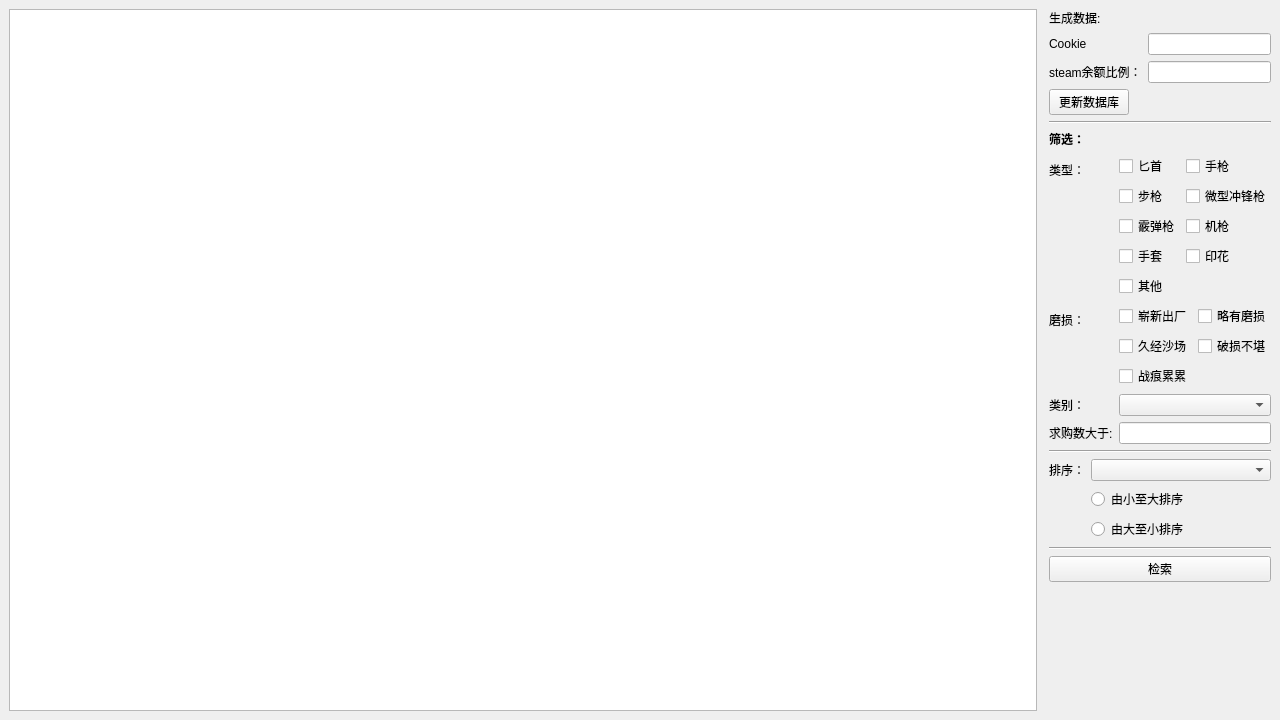
<?xml version="1.0" encoding="UTF-8"?>
<ui version="4.0">
 <class>MainWindow</class>
 <widget class="QMainWindow" name="MainWindow">
  <property name="geometry">
   <rect>
    <x>0</x>
    <y>0</y>
    <width>1280</width>
    <height>720</height>
   </rect>
  </property>
  <property name="sizePolicy">
   <sizepolicy hsizetype="Expanding" vsizetype="Expanding">
    <horstretch>0</horstretch>
    <verstretch>0</verstretch>
   </sizepolicy>
  </property>
  <property name="windowTitle">
   <string>MainWindow</string>
  </property>
  <widget class="QWidget" name="centralwidget">
   <property name="enabled">
    <bool>true</bool>
   </property>
   <property name="sizePolicy">
    <sizepolicy hsizetype="Expanding" vsizetype="Expanding">
     <horstretch>0</horstretch>
     <verstretch>0</verstretch>
    </sizepolicy>
   </property>
   <layout class="QHBoxLayout" name="horizontalLayout_2">
    <item>
     <layout class="QHBoxLayout" name="horizontalLayout" stretch="6,0">
      <item>
       <widget class="QTableView" name="tableView"/>
      </item>
      <item>
       <layout class="QFormLayout" name="formLayout">
        <property name="sizeConstraint">
         <enum>QLayout::SetDefaultConstraint</enum>
        </property>
        <item row="2" column="1">
         <layout class="QVBoxLayout" name="verticalLayout_2">
          <item>
           <layout class="QFormLayout" name="formLayout_4">
            <item row="0" column="0">
             <widget class="QLabel" name="label_4">
              <property name="maximumSize">
               <size>
                <width>16777215</width>
                <height>20</height>
               </size>
              </property>
              <property name="font">
               <font>
                <weight>75</weight>
                <bold>true</bold>
               </font>
              </property>
              <property name="text">
               <string>筛选：</string>
              </property>
             </widget>
            </item>
            <item row="1" column="0">
             <widget class="QLabel" name="label_5">
              <property name="text">
               <string>类型：</string>
              </property>
             </widget>
            </item>
            <item row="1" column="1">
             <layout class="QFormLayout" name="formLayout_5">
              <item row="0" column="0">
               <widget class="QCheckBox" name="checkBox">
                <property name="text">
                 <string>匕首</string>
                </property>
               </widget>
              </item>
              <item row="0" column="1">
               <widget class="QCheckBox" name="checkBox_6">
                <property name="text">
                 <string>手枪</string>
                </property>
               </widget>
              </item>
              <item row="1" column="0">
               <widget class="QCheckBox" name="checkBox_2">
                <property name="text">
                 <string>步枪</string>
                </property>
               </widget>
              </item>
              <item row="1" column="1">
               <widget class="QCheckBox" name="checkBox_7">
                <property name="text">
                 <string>微型冲锋枪</string>
                </property>
               </widget>
              </item>
              <item row="2" column="0">
               <widget class="QCheckBox" name="checkBox_3">
                <property name="text">
                 <string>霰弹枪</string>
                </property>
               </widget>
              </item>
              <item row="2" column="1">
               <widget class="QCheckBox" name="checkBox_8">
                <property name="text">
                 <string>机枪</string>
                </property>
               </widget>
              </item>
              <item row="3" column="0">
               <widget class="QCheckBox" name="checkBox_4">
                <property name="text">
                 <string>手套</string>
                </property>
               </widget>
              </item>
              <item row="3" column="1">
               <widget class="QCheckBox" name="checkBox_9">
                <property name="text">
                 <string>印花</string>
                </property>
               </widget>
              </item>
              <item row="4" column="0">
               <widget class="QCheckBox" name="checkBox_5">
                <property name="text">
                 <string>其他</string>
                </property>
               </widget>
              </item>
             </layout>
            </item>
            <item row="2" column="0">
             <widget class="QLabel" name="label_6">
              <property name="text">
               <string>磨损：</string>
              </property>
             </widget>
            </item>
            <item row="2" column="1">
             <layout class="QFormLayout" name="formLayout_6">
              <item row="0" column="0">
               <widget class="QCheckBox" name="checkBox_11">
                <property name="text">
                 <string>崭新出厂</string>
                </property>
               </widget>
              </item>
              <item row="0" column="1">
               <widget class="QCheckBox" name="checkBox_12">
                <property name="text">
                 <string>略有磨损</string>
                </property>
               </widget>
              </item>
              <item row="1" column="0">
               <widget class="QCheckBox" name="checkBox_13">
                <property name="text">
                 <string>久经沙场</string>
                </property>
               </widget>
              </item>
              <item row="1" column="1">
               <widget class="QCheckBox" name="checkBox_14">
                <property name="text">
                 <string>破损不堪</string>
                </property>
               </widget>
              </item>
              <item row="2" column="0">
               <widget class="QCheckBox" name="checkBox_15">
                <property name="text">
                 <string>战痕累累</string>
                </property>
               </widget>
              </item>
             </layout>
            </item>
            <item row="3" column="0">
             <widget class="QLabel" name="label_7">
              <property name="text">
               <string>类别：</string>
              </property>
             </widget>
            </item>
            <item row="3" column="1">
             <widget class="QComboBox" name="comboBox"/>
            </item>
            <item row="4" column="0">
             <widget class="QLabel" name="label_8">
              <property name="text">
               <string>求购数大于:</string>
              </property>
             </widget>
            </item>
            <item row="4" column="1">
             <widget class="QLineEdit" name="lineEdit_orderNumber"/>
            </item>
           </layout>
          </item>
         </layout>
        </item>
        <item row="3" column="1">
         <widget class="Line" name="line">
          <property name="orientation">
           <enum>Qt::Horizontal</enum>
          </property>
         </widget>
        </item>
        <item row="4" column="1">
         <layout class="QFormLayout" name="formLayout_3">
          <item row="0" column="0">
           <widget class="QLabel" name="label_3">
            <property name="text">
             <string>排序：</string>
            </property>
           </widget>
          </item>
          <item row="1" column="1">
           <widget class="QRadioButton" name="radioButton">
            <property name="text">
             <string>由小至大排序</string>
            </property>
           </widget>
          </item>
          <item row="2" column="1">
           <widget class="QRadioButton" name="radioButton_2">
            <property name="text">
             <string>由大至小排序</string>
            </property>
           </widget>
          </item>
          <item row="0" column="1">
           <widget class="QComboBox" name="comboBox_2"/>
          </item>
         </layout>
        </item>
        <item row="7" column="1">
         <widget class="Line" name="line_2">
          <property name="orientation">
           <enum>Qt::Horizontal</enum>
          </property>
         </widget>
        </item>
        <item row="9" column="1">
         <widget class="QPushButton" name="pushButton">
          <property name="text">
           <string>检索</string>
          </property>
         </widget>
        </item>
        <item row="0" column="1">
         <layout class="QFormLayout" name="formLayout_2">
          <item row="0" column="0">
           <widget class="QLabel" name="label">
            <property name="maximumSize">
             <size>
              <width>16777215</width>
              <height>30</height>
             </size>
            </property>
            <property name="text">
             <string>生成数据:</string>
            </property>
           </widget>
          </item>
          <item row="2" column="0">
           <widget class="QLabel" name="label_2">
            <property name="maximumSize">
             <size>
              <width>16777215</width>
              <height>16777215</height>
             </size>
            </property>
            <property name="text">
             <string>steam余额比例：</string>
            </property>
           </widget>
          </item>
          <item row="2" column="1">
           <widget class="QLineEdit" name="lineEdit_scale2Search"/>
          </item>
          <item row="3" column="0">
           <widget class="QPushButton" name="pushButton_2">
            <property name="maximumSize">
             <size>
              <width>100</width>
              <height>16777215</height>
             </size>
            </property>
            <property name="text">
             <string>更新数据库</string>
            </property>
           </widget>
          </item>
          <item row="1" column="0">
           <widget class="QLabel" name="label_9">
            <property name="text">
             <string>Cookie</string>
            </property>
           </widget>
          </item>
          <item row="1" column="1">
           <widget class="QLineEdit" name="lineEdit_Cookie">
            <property name="text">
             <string/>
            </property>
           </widget>
          </item>
         </layout>
        </item>
        <item row="1" column="1">
         <widget class="Line" name="line_3">
          <property name="orientation">
           <enum>Qt::Horizontal</enum>
          </property>
         </widget>
        </item>
       </layout>
      </item>
     </layout>
    </item>
   </layout>
  </widget>
  <widget class="QMenuBar" name="menubar">
   <property name="geometry">
    <rect>
     <x>0</x>
     <y>0</y>
     <width>1280</width>
     <height>23</height>
    </rect>
   </property>
  </widget>
 </widget>
 <resources/>
 <connections/>
 <slots>
  <signal>signal1()</signal>
  <slot>pushButtonSlot()</slot>
 </slots>
</ui>
